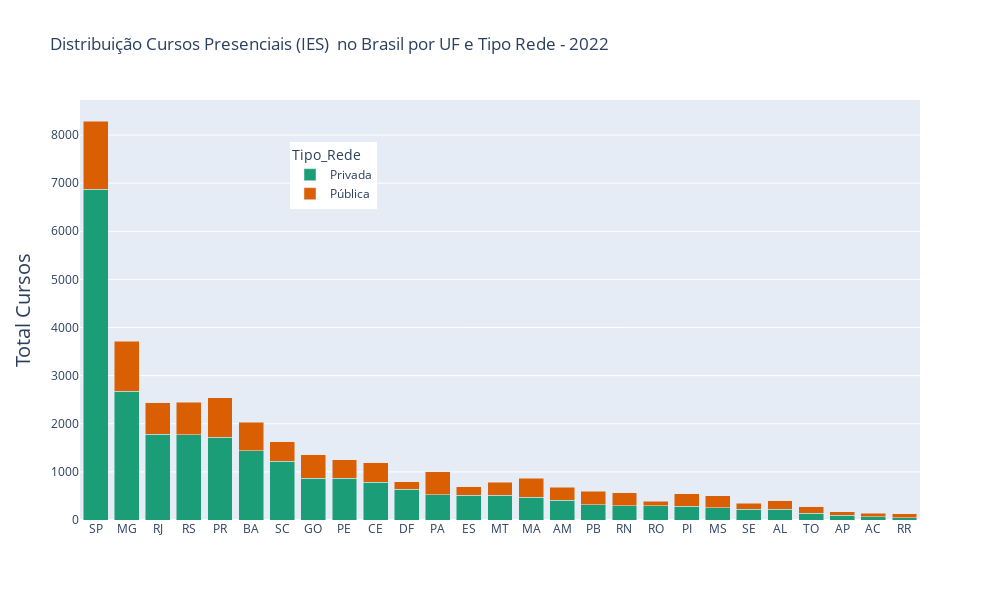

The cell this chart's notebook holds for it:
### Code cell
fig = px.bar(distr_cursos_uf_rede.sort_values(by='Total_Cursos', ascending=False),
             x='SG_UF', 
             y='Total_Cursos', 
             color='Tipo_Rede',
             color_discrete_sequence=px.colors.qualitative.Dark2,
             barmode = 'stack', #stack=empilhado; group=barras separadas
             width=1000, height=600,
             title='Distribuição Cursos Presenciais (IES)  no Brasil por UF e Tipo Rede - 2022',
             hover_data = {'SG_UF','Tipo_Rede','Total_Cursos',
                           'Total_Cursos_p'},
             
            )

fig.update_layout(yaxis=dict(title='Total Cursos', titlefont_size=20, tickfont_size=12),
                  xaxis=dict(title=''),      # remover titulo no eixo x
                  legend=dict(x=0.25,y=0.9)) # deslocar legenda para dentro do plot

fig.show()

### Figure 1 — Plotly figure (JSON) as saved in the notebook; plotly's stock layout.template omitted (floating-point values rounded to 4 significant figures)
{"data": [{"alignmentgroup": "True", "customdata": [["Privada", 82.86], ["Privada", 71.99], ["Privada", 73.24], ["Privada", 72.29], ["Privada", 67.73], ["Privada", 71.08], ["Privada", 74.72], ["Privada", 63.96], ["Privada", 69.15], ["Privada", 65.88], ["Privada", 80.38], ["Privada", 51.79], ["Privada", 75.29], ["Privada", 65.86], ["Privada", 55.27], ["Privada", 60.12], ["Privada", 52.42], ["Privada", 52.48], ["Privada", 75.58], ["Privada", 52.18], ["Privada", 49.31], ["Privada", 64.66], ["Privada", 54.46], ["Privada", 51.64], ["Privada", 55.23], ["Privada", 49.26], ["Privada", 38.46]], "hovertemplate": "Tipo_Rede=%{customdata[0]}<br>SG_UF=%{x}<br>Total_Cursos=%{y}<br>Total_Cursos_p=%{customdata[1]}<extra></extra>", "legendgroup": "Privada", "marker": {"color": "rgb(27,158,119)", "pattern": {"shape": ""}}, "name": "Privada", "offsetgroup": "Privada", "orientation": "v", "showlegend": true, "textposition": "auto", "type": "bar", "x": ["SP", "MG", "RJ", "RS", "PR", "BA", "SC", "GO", "PE", "CE", "DF", "PA", "ES", "MT", "MA", "AM", "PB", "RN", "RO", "PI", "MS", "SE", "AL", "TO", "AP", "AC", "RR"], "xaxis": "x", "y": [6871, 2671, 1782, 1771, 1719, 1443, 1218, 868, 863, 782, 643, 521, 518, 515, 477, 407, 314, 296, 294, 287, 250, 225, 220, 142, 95, 67, 50], "yaxis": "y"}, {"alignmentgroup": "True", "customdata": [["Pública", 17.14], ["Pública", 28.01], ["Pública", 32.27], ["Pública", 27.71], ["Pública", 26.76], ["Pública", 28.92], ["Pública", 36.04], ["Pública", 48.21], ["Pública", 25.28], ["Pública", 34.12], ["Pública", 44.73], ["Pública", 30.85], ["Pública", 47.58], ["Pública", 39.88], ["Pública", 47.52], ["Pública", 34.14], ["Pública", 47.82], ["Pública", 50.69], ["Pública", 45.54], ["Pública", 24.71], ["Pública", 19.62], ["Pública", 48.36], ["Pública", 35.34], ["Pública", 24.42], ["Pública", 61.54], ["Pública", 44.77], ["Pública", 50.74]], "hovertemplate": "Tipo_Rede=%{customdata[0]}<br>SG_UF=%{x}<br>Total_Cursos=%{y}<br>Total_Cursos_p=%{customdata[1]}<extra></extra>", "legendgroup": "Pública", "marker": {"color": "rgb(217,95,2)", "pattern": {"shape": ""}}, "name": "Pública", "offsetgroup": "Pública", "orientation": "v", "showlegend": true, "textposition": "auto", "type": "bar", "x": ["SP", "MG", "PR", "RS", "RJ", "BA", "GO", "PA", "SC", "CE", "MA", "PE", "PB", "AM", "RN", "MT", "PI", "MS", "AL", "ES", "DF", "TO", "SE", "RO", "RR", "AP", "AC"], "xaxis": "x", "y": [1421, 1039, 819, 679, 651, 587, 489, 485, 412, 405, 386, 385, 285, 270, 268, 267, 263, 257, 184, 170, 157, 133, 123, 95, 80, 77, 69], "yaxis": "y"}], "layout": {"barmode": "stack", "height": 600, "legend": {"title": {"text": "Tipo_Rede"}, "tracegroupgap": 0, "x": 0.25, "y": 0.9}, "title": {"text": "Distribuição Cursos Presenciais (IES)  no Brasil por UF e Tipo Rede - 2022"}, "width": 1000, "xaxis": {"anchor": "y", "autorange": true, "domain": [0, 1], "range": [-0.5, 26.5], "title": {"text": ""}, "type": "category"}, "yaxis": {"anchor": "x", "autorange": true, "domain": [0, 1], "range": [0, 8728.0], "tickfont": {"size": 12}, "title": {"font": {"size": 20}, "text": "Total Cursos"}, "type": "linear"}}}
